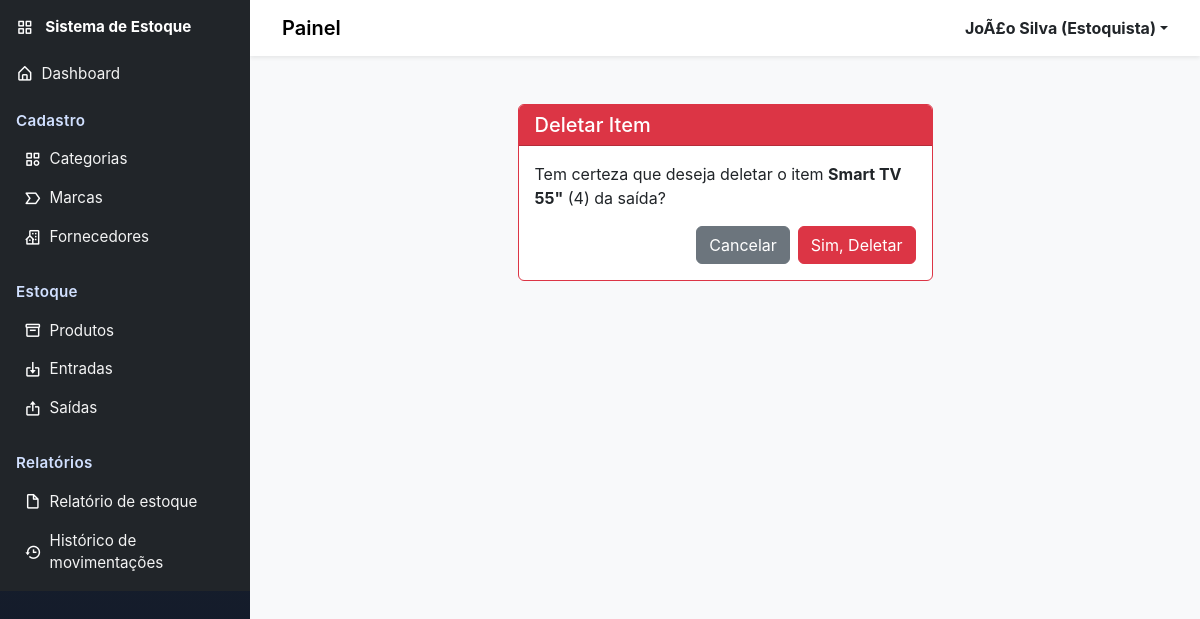
Screenshot of /movimentacoes/itens/saida/1/deletar/ (signed in) with the database file from the repository.
### usuarios/models.py (models this page shows, shortened)
class Usuario(AbstractBaseUser, PermissionsMixin):
    NIVEL_ADMIN = "admin"
    NIVEL_ESTOQUISTA = "estoquista"
    NIVEL_CAIXA = "caixa"
    NIVEL_CHOICES = [
        (NIVEL_ADMIN, "Admin"),
        (NIVEL_ESTOQUISTA, "Estoquista"),
        (NIVEL_CAIXA, "Caixa"),
    ]
    id = models.AutoField(primary_key=True)
    nome = models.CharField("Nome", max_length=150)
    login = models.CharField("Login", max_length=50, unique=True)
    nivel_acesso = models.CharField(
        "Nível de acesso", max_length=30, choices=NIVEL_CHOICES, default=NIVEL_ESTOQUISTA)
    is_staff = models.BooleanField("Staff", default=False)
    is_active = models.BooleanField("Ativo", default=True)
    data_criacao = models.DateTimeField(
        "Data de criação", default=timezone.now)
    objects = UsuarioManager()
    USERNAME_FIELD = "login"
    REQUIRED_FIELDS = ["nome"]
    class Meta:
        verbose_name = "Usuário"
        verbose_name_plural = "Usuários"

### movimentacoes/models.py (models this page shows, shortened)
class SaidaItem(models.Model):
    id = models.AutoField(primary_key=True)
    saida = models.ForeignKey(SaidaEstoque, on_delete=models.CASCADE, related_name="itens")
    produto = models.ForeignKey(Produto, on_delete=models.PROTECT, related_name="saida_itens")
    quantidade = models.IntegerField()
    preco_unitario = models.DecimalField(max_digits=10, decimal_places=2, null=True, blank=True)
    subtotal = models.DecimalField(max_digits=12, decimal_places=2, editable=False, default=0)
    class Meta:
        verbose_name = "Item da Saída"
        verbose_name_plural = "Itens da Saída"

### produtos/models.py (models this page shows, shortened)
class Produto(models.Model):
    UN = "UN"
    G = "G"
    KG = "KG"
    L = "L"
    CX = "CX"
    PAC = "PAC"
    MT = "MT"
    UNIDADE_CHOICES = [
        (UN, "Unidade"),
        (G, "Grama"),
        (KG, "Quilo"),
        (L, "Litro"),
        (CX, "Caixa"),
        (PAC, "Pacote"),
        (MT, "Metro"),
    ]
    id = models.AutoField(primary_key=True)
    nome = models.CharField(max_length=150)
    descricao = models.TextField(blank=True, null=True)
    codigo_barras = models.CharField(max_length=20, unique=True, blank=True, null=True)
    categoria = models.ForeignKey(Categoria, on_delete=models.PROTECT, related_name="produtos")
    marca = models.ForeignKey(Marca, on_delete=models.PROTECT, related_name="produtos", blank=True, null=True)
    fornecedor = models.ForeignKey(Fornecedor, on_delete=models.PROTECT, related_name="produtos", blank=True, null=True)
    unidade_medida = models.CharField(max_length=10, choices=UNIDADE_CHOICES, default=UN)
    preco_custo = models.DecimalField(max_digits=10, decimal_places=2)
    preco_venda = models.DecimalField(max_digits=10, decimal_places=2)
    estoque_minimo = models.IntegerField(default=0)
    estoque_atual = models.IntegerField(default=0)
    data_registro = models.DateTimeField(default=timezone.now)
    data_atualizacao = models.DateTimeField(auto_now=True)
    class Meta:
        verbose_name = "Produto"
        verbose_name_plural = "Produtos"

### movimentacoes/views.py (the view)
@login_required
def deletar_item_saida(request, item_pk):
    item = get_object_or_404(SaidaItem, pk=item_pk)
    saida_id = item.saida.id
    if request.method == 'POST':
        item.delete()
        messages.success(request, 'Item removido!')
        return redirect('movimentacoes:detalhe_saida', pk=saida_id)
    return render(request, 'movimentacoes/deletar_item_saida.html', {'item': item})

### usuarios/templatetags/access_tags.py (called while the page is built)
@register.simple_tag(takes_context=True)
def has_access(context, allowed_levels):
    request = context.get('request')
    if not request or not hasattr(request, 'user') or not request.user.is_authenticated:
        return False
    nivel = getattr(request.user, 'nivel_acesso', None)
    if not nivel:
        return False
    allowed = [x.strip() for x in allowed_levels.split(',') if x.strip()]
    return nivel in allowed

### templates/movimentacoes/deletar_item_saida.html (shortened to what this page needs)
{% extends 'base.html' %}
{% block content %}
<div class="container-fluid p-4">
    <div class="row">
        <div class="col-md-6 offset-md-3">
            <div class="card border-danger">
                <div class="card-header bg-danger text-white"><h5 class="mb-0">Deletar Item</h5></div>
                <div class="card-body">
                    <p>Tem certeza que deseja deletar o item <strong>{{ item.produto.nome }}</strong> ({{ item.quantidade }}) da saída?</p>
                    <form method="post">
                        <div class="d-grid gap-2 d-sm-flex justify-content-sm-end">
                            <a href="{% url 'movimentacoes:detalhe_saida' item.saida.id %}" class="btn btn-secondary">Cancelar</a>
                            <button type="submit" class="btn btn-danger">Sim, Deletar</button>
                        </div>
                    </form>
                </div>
            </div>
        </div>
    </div>
</div>
{% endblock %}

### templates/includes/header.html (shortened to what this page needs)
<header class="navbar navbar-expand-lg navbar-light bg-white shadow-sm">
<div class="container-fluid">
<div class="d-flex align-items-center">
	<a class="navbar-brand" href="#">Painel</a>
</div>
<div class="d-flex align-items-center">
<div class="dropdown">
<a class="d-flex align-items-center text-dark text-decoration-none dropdown-toggle" href="#" id="userDropdown" data-bs-toggle="dropdown" aria-expanded="false">
	<strong>
		{% if request.user.is_authenticated %}
			{{ request.user.nome }} {% if request.user.get_nivel_acesso_display %}({{ request.user.get_nivel_acesso_display }}){% endif %}
		{% else %}
			Usuário
		{% endif %}
	</strong>
</a>
</div>
</div>
</div>
</header>

### static/css/style.css (style rules this page uses)
body { font-family: Inter, system-ui, -apple-system, 'Segoe UI', Roboto, 'Helvetica Neue', Arial; background-color: #f8f9fa; }
header.navbar .navbar-brand { font-weight:600 }
@media (min-width: 768px) { header.navbar { padding-left: 1.25rem; padding-right:1.25rem } }

### rows the page displays
Usuario: user.nome "JoÃ£o Silva", user.nivel_acesso "Estoquista"
SaidaItem: produto.nome "Smart TV 55\"", quantidade "4"
